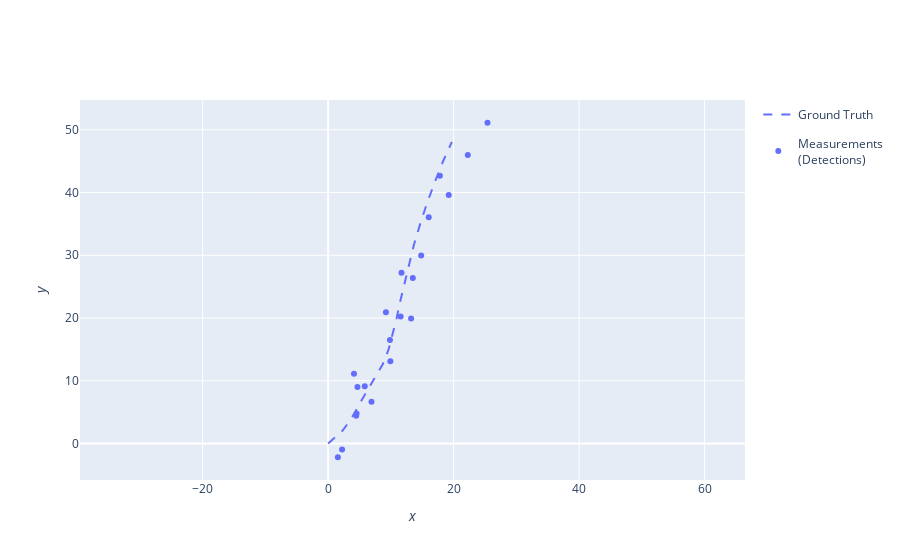

Notebook cell for this chart:
### Code cell
plotter.plot_measurements(measurements, [0, 2])
plotter.fig
